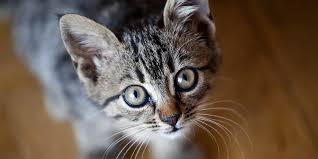
#> input picture python/opencv/cat.jpeg, 318 x 159 px
$ python blurring.py --image cat.jpeg
#> lines starting #> are read from the running program, lines starting #| are printed output that depends on the picture
import numpy as np
import cv2
import argparse

#This is parsing the image
# fetching the arguments and save in dictionary
ap = argparse.ArgumentParser() #parse command line arguments
ap.add_argument("-i", "--image", required = True, help="Path to the image") #pass image from command line labelled as argument "-image"
args = vars(ap.parse_args()) #parse the arguments and store them in a dictionary

# loading and converting the image into numpy array
# printing the corresponding values
image = cv2.imread(args["image"])
#> image is the input picture: shape (159, 318, 3); mean B, G, R 75.4, 88.7, 105

#Showing the original image
cv2.imshow("Original image or BGR color space", image)
#showtime
cv2.waitKey(0)

#AVERAGE blurring
blurred = np.hstack([
	cv2.blur(image, (3,3)),
	cv2.blur(image, (5,5)),
	cv2.blur(image, (7,7))])
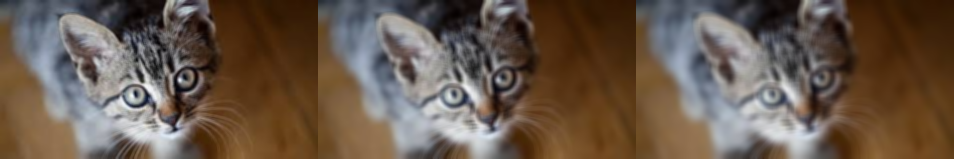
#> blurred: shape (159, 954, 3); mean B, G, R 75.4, 88.7, 105
#Showing the AVERAGE blurring
cv2.imshow("AVERAGE blurring", blurred)
#showtime
cv2.waitKey(0)

#GAUSSIAN blurring
blurred = np.hstack([
	cv2.GaussianBlur(image, (3,3), 0),
	cv2.GaussianBlur(image, (5,5), 0),
	cv2.GaussianBlur(image, (7,7), 0)])
#Showing the GAUSSIAN blurring
cv2.imshow("GAUSSIAN blurring", blurred)
#showtime
cv2.waitKey(0)

#MEDIAN blurring
blurred = np.hstack([
	cv2.medianBlur(image, 3),
	cv2.medianBlur(image, 5),
	cv2.medianBlur(image, 7)])
#Showing the MEDIAN blurring
cv2.imshow("MEDIAN blurring", blurred)
#showtime
cv2.waitKey(0)

#BILATERAL blurring
blurred = np.hstack([
	cv2.bilateralFilter(image, 3, 21, 21),
	cv2.bilateralFilter(image, 5, 32, 32),
	cv2.bilateralFilter(image, 7, 42, 42)])
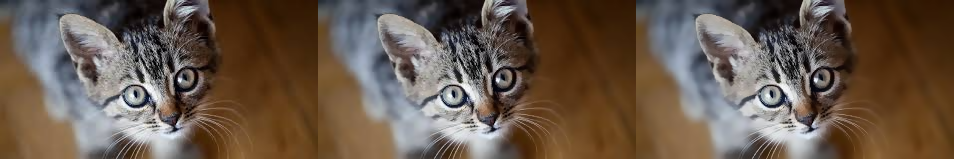
#> blurred: shape (159, 954, 3); mean B, G, R 75.3, 88.7, 105
#Showing the BILATERAL blurring
cv2.imshow("BILATERAL blurring", blurred)
#showtime
cv2.waitKey(0)

$ run again, on python/opencv/cing.jpg
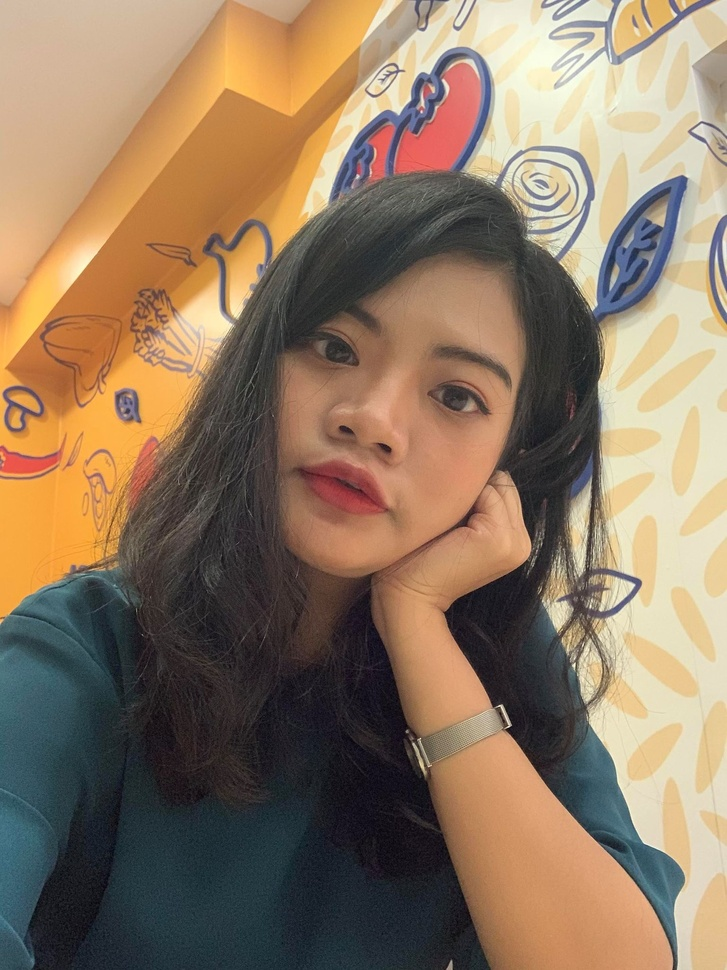
#> input picture python/opencv/cing.jpg, 727 x 970 px, shrunk from 1536 x 2048 before the run
#> image is the input picture: shape (970, 727, 3); mean B, G, R 98, 120.7, 142.9
#> `blurred = np.hstack([ cv2.blur(image, (3,3)), cv2.blur(image, (5,5)), ..`:
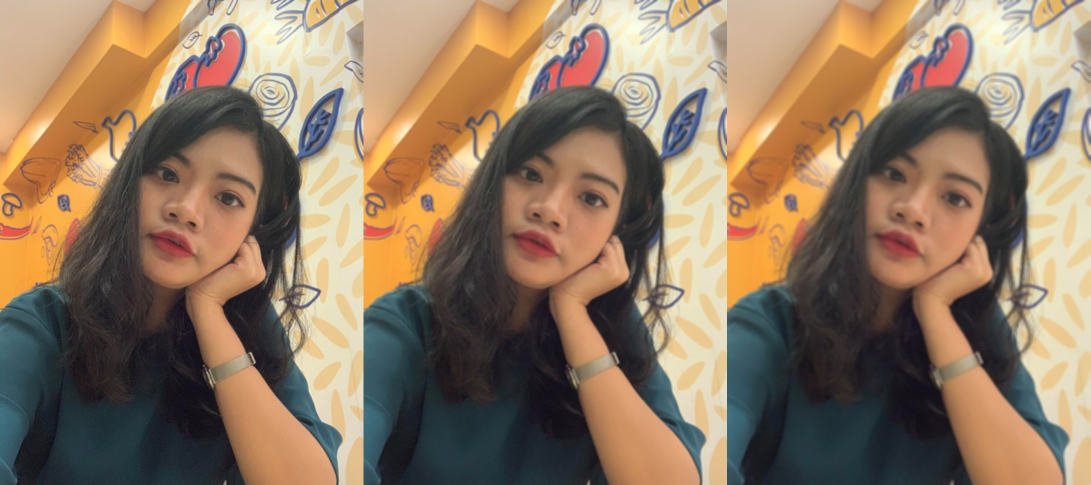
#> blurred: shape (970, 2181, 3) (shown at 1/2 size); mean B, G, R 98, 120.7, 142.9

$ run again, on python/opencv/cing1.png
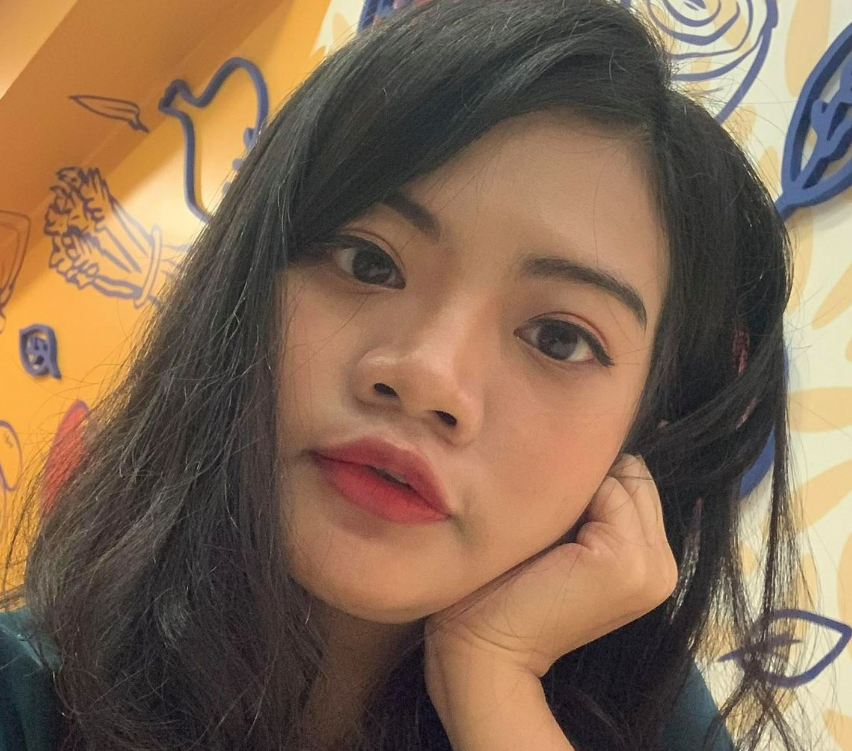
#> input picture python/opencv/cing1.png, 852 x 751 px
#> image is the input picture: shape (751, 852, 3); mean B, G, R 82.8, 105.2, 130.9
#> `blurred = np.hstack([ cv2.blur(image, (3,3)), cv2.blur(image, (5,5)), ..`:
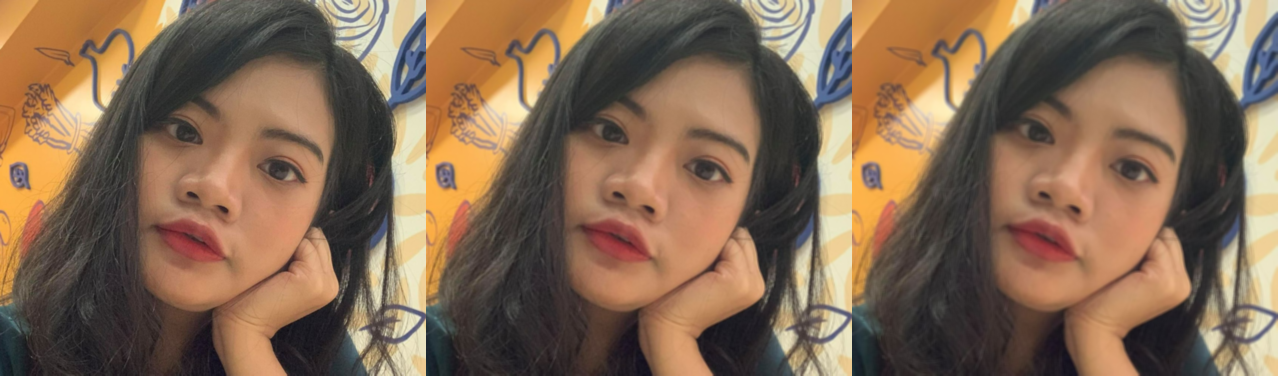
#> blurred: shape (751, 2556, 3) (shown at 1/2 size); mean B, G, R 82.8, 105.2, 130.9
